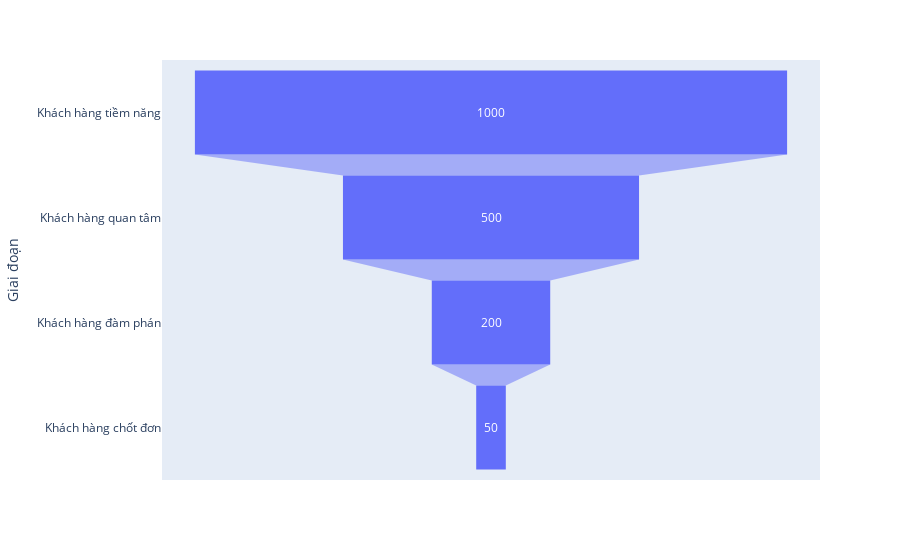

Source (notebook cell):
### Code cell
import plotly.express as px
import pandas as pd

# Tạo dữ liệu
data = pd.DataFrame({
    "Giai đoạn": ["Khách hàng tiềm năng", "Khách hàng quan tâm", "Khách hàng đàm phán", "Khách hàng chốt đơn"],
    "Số lượng": [1000, 500, 200, 50]
})

# Tạo Funnel Chart
fig = px.funnel(data, x='Số lượng', y='Giai đoạn')
fig.show()

### Figure 1 — Plotly figure (JSON) as saved in the notebook; plotly's stock layout.template omitted (floating-point values rounded to 4 significant figures)
{"data": [{"hovertemplate": "Số lượng=%{x}<br>Giai đoạn=%{y}<extra></extra>", "legendgroup": "", "marker": {"color": "#636efa"}, "name": "", "orientation": "h", "showlegend": false, "type": "funnel", "x": [1000, 500, 200, 50], "xaxis": "x", "y": ["Khách hàng tiềm năng", "Khách hàng quan tâm", "Khách hàng đàm phán", "Khách hàng chốt đơn"], "yaxis": "y"}], "layout": {"autosize": true, "legend": {"tracegroupgap": 0}, "margin": {"t": 60}, "xaxis": {"anchor": "y", "autorange": true, "domain": [0, 1], "range": [-555.6, 555.6], "title": {"text": "Số lượng"}, "type": "linear"}, "yaxis": {"anchor": "x", "autorange": true, "domain": [0, 1], "range": [3.5, -0.5], "title": {"text": "Giai đoạn"}, "type": "category"}}}
